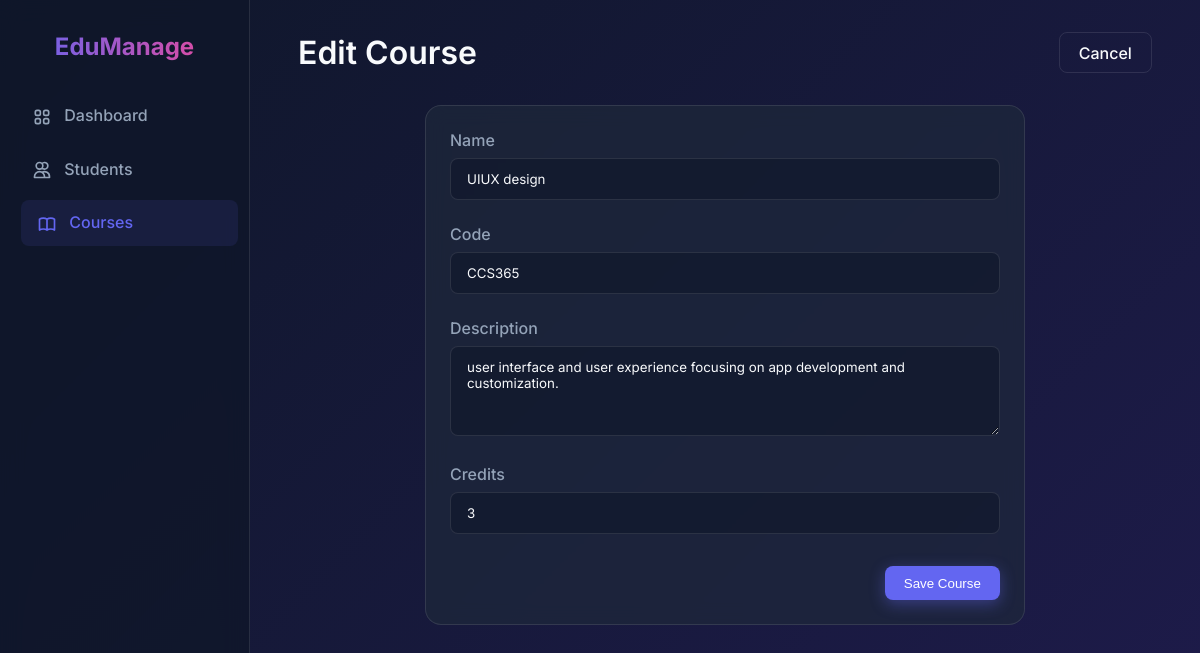
Screenshot of /courses/1/edit/ with the database file from the repository.
### students/models.py (models this page shows, shortened)
class Course(models.Model):
    name = models.CharField(max_length=100)
    code = models.CharField(max_length=20, unique=True)
    description = models.TextField(blank=True, null=True)
    credits = models.IntegerField(default=3)

### students/views.py (the view)
# urls.py: path('courses/<int:pk>/edit/', views.CourseUpdateView.as_view(), name='course_update'),
class CourseUpdateView(UpdateView):
    model = Course
    form_class = CourseForm
    template_name = 'students/course_form.html'
    success_url = reverse_lazy('course_list')

### students/forms.py
class CourseForm(forms.ModelForm):
    class Meta:
        model = Course
        fields = ['name', 'code', 'description', 'credits']
        widgets = {
            'name': forms.TextInput(attrs={'class': 'form-input', 'placeholder': 'Course Name'}),
            'code': forms.TextInput(attrs={'class': 'form-input', 'placeholder': 'Course Code'}),
            'description': forms.Textarea(attrs={'class': 'form-input', 'placeholder': 'Course Description', 'rows': 4}),
            'credits': forms.NumberInput(attrs={'class': 'form-input', 'placeholder': 'Credits'}),
        }

### templates/students/course_form.html (shortened to what this page needs)
{% extends 'base.html' %}
{% block content %}
<div class="header">
    <h1>{% if object %}Edit Course{% else %}Add Course{% endif %}</h1>
    <a href="{% url 'course_list' %}" class="btn btn-secondary">Cancel</a>
</div>
<div class="glass-card" style="max-width: 600px; margin: 0 auto;">
    <form method="post">
        {% for field in form %}
        <div class="form-group">
            <label class="form-label" for="{{ field.id_for_label }}">{{ field.label }}</label>
            {{ field }}
        </div>
        {% endfor %}
        <div style="margin-top: 2rem; display: flex; justify-content: flex-end;">
            <button type="submit" class="btn btn-primary">Save Course</button>
        </div>
    </form>
</div>
{% endblock %}

### static/css/style.css (style rules this page uses)
:root { --primary: #6366f1; --primary-hover: #4f46e5; --secondary: #ec4899; --bg-color: #0f172a; --card-bg: rgba(30, 41, 59, 0.7); --text-main: #f8fafc; --text-muted: #94a3b8; --border-color: rgba(255, 255, 255, 0.1); }
* { margin: 0; padding: 0; box-sizing: border-box; }
body { font-family: 'Inter', sans-serif; background: linear-gradient(135deg, #0f172a 0%, #1e1b4b 100%); color: var(--text-main); min-height: 100vh; display: flex; }
.header { display: flex; justify-content: space-between; align-items: center; margin-bottom: 2rem; }
h1 { font-size: 2rem; font-weight: 600; }
.glass-card { background: var(--card-bg); backdrop-filter: blur(10px); border: 1px solid var(--border-color); border-radius: 1rem; padding: 1.5rem; transition: transform 0.3s ease, box-shadow 0.3s ease; }
.btn { display: inline-block; padding: 0.6rem 1.2rem; border-radius: 0.5rem; font-weight: 500; text-decoration: none; transition: all 0.3s ease; cursor: pointer; border: none; }
.btn-primary { background: var(--primary); color: white; box-shadow: 0 4px 15px rgba(99, 102, 241, 0.4); }
.btn-secondary { background: transparent; color: var(--text-main); border: 1px solid var(--border-color); }
.form-group { margin-bottom: 1.5rem; }
.form-label { display: block; margin-bottom: 0.5rem; font-weight: 500; color: var(--text-muted); }
.form-input { width: 100%; padding: 0.75rem 1rem; border-radius: 0.5rem; background: rgba(15, 23, 42, 0.6); border: 1px solid var(--border-color); color: var(--text-main); font-family: 'Inter', sans-serif; transition: all 0.3s ease; }

### rows the page displays
Course: form "UIUX design" "CCS365" "user interface and user experience focusing on app development and customization." "3"

### other values shown
{{ field.label }} "Name" "Code" "Description" "Credits"
